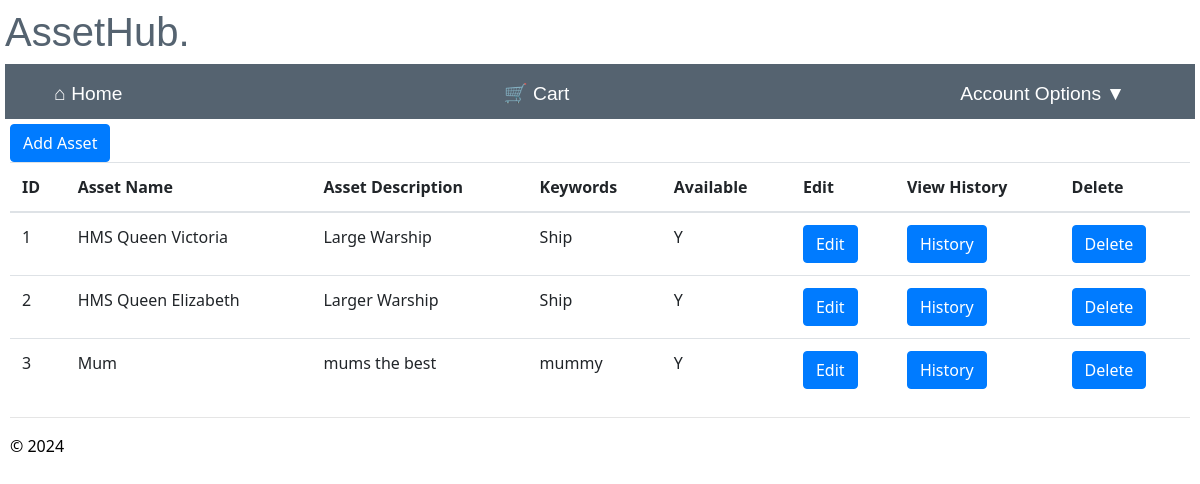
/maintain_assets (signed in), run on an earlier commit of the app's database.
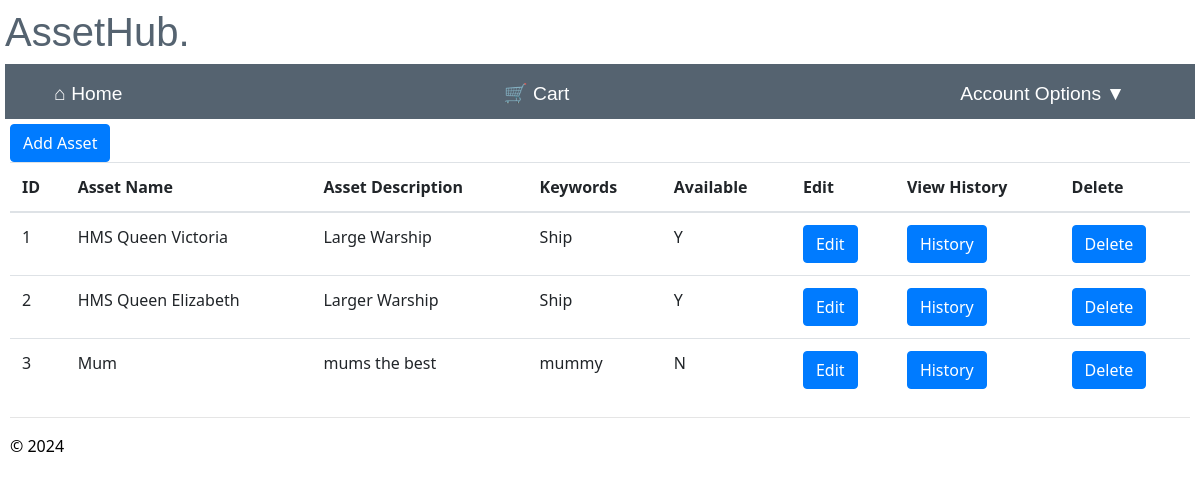
And on a later commit of the database.
### app/models/models.py (models this page shows)
class Assets(db.Model):
    __tablename__ = 'assets'
    asset_id = db.Column(db.Integer, primary_key=True, nullable=False)
    asset_name = db.Column(db.String(100), nullable=True)#change to not null
    asset_description = db.Column(db.String(225), nullable=True)
    keyword = db.Column(db.String(50), nullable=False)
    available = db.Column(db.String(50), nullable=False, default='Y')

### app/manager/routes.py (the view)
@bp.route("/maintain_assets")
@login_required
@check_is_manager
def maintain_assets():
    try:
        asset= Assets.query.all()
        current_app.logger.info('Username: %s accessed maintain assets', current_user.username)
        return render_template('maintain_assets.html',asset=asset)
    except Exception as e:
        flash("An error occurred retrieving assets.")
        current_app.logger.warning('Error during retrieving all assets: %s', str(e))
    return render_template("home.html")

### app/manager/routes.py (called while the page is built)
def check_is_manager(func):
    @wraps(func)
    def decorated_function(*args, **kwargs):
        if current_user.role == 'admin'or current_user.role == 'manager':
            return func(*args, **kwargs)
        else:
            current_app.logger.critical('Username: %s accessed attempted to access %s', current_user.username,func.__name__)
            flash("You are not authorised to access this page")
            return redirect(url_for("main.home"))
    return decorated_function

### app/user/routes.py (called while the page is built)
@bp.before_app_request
def make_session_permanent():
    session.permanent = True
    current_app.permanent_session_lifetime = timedelta(seconds=60)

### app/manager/templates/maintain_assets.html (shortened to what this page needs)
{% extends "layout.html" %}
{% block content %}
<td><a href='{{url_for("manager.add_asset")}}' class='btn btn-primary'>Add Asset</a></td>
<table class="table table-hover">
    <thead class="active tables">
      <th>ID</th>
      <th>Asset Name</th>
      <th>Asset Description</th>
      <th>Keywords</th>
      <th>Available </th>
      <th>Edit</th>
      <th>View History</th>
      <th>Delete</th>
    </thead>
    <tbody>
      {% for asset in asset %}
      <tr>
        <td>{{asset.asset_id}}</td>
        <td>{{asset.asset_name}}</td>
        <td>{{asset.asset_description}}</td>
        <td>{{asset.keyword}}</td>
        <td>{{asset.available}}</td>
        <td><a href='{{ url_for("manager.edit_asset", asset_id=asset.asset_id) }}' class='btn btn-primary'>Edit</a></td>
        <td><a href='{{ url_for("manager.asset_history", asset_id=asset.asset_id) }}' class='btn btn-primary'>History</a></td>
        <td>
          <form method="POST" action="/delete_asset/">
              <input type="submit" class='btn btn-primary' value="Delete" onclick='return confirm("Are you sure you want to delete this asset? Please note if asset has been borrowed you can no longer delete the item.")'>
          </form>
      </td>
      </tr>
      {% endfor %}
    </tbody>
  </table>
{% endblock %}

What changed in the data, as far as the page shows it:
changed Assets "Mum": available "Y" → "N"
